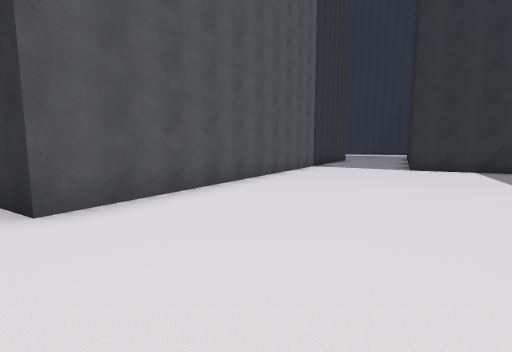
[1] (above)

19 first-person views from a walk through a scene from a Unity 3-D project. The camera is 1.5 m above the floor, tilts 6° down and sees 90° across. The floor is counted in squares, 2 m on a side. Each view is taken from the middle of a square. On the plan, view 1 faces up. The plan holds only what a view shows up to about 9 squares ahead; the rest is blank. The place goes on beyond the plan. The player is left out.

[2]
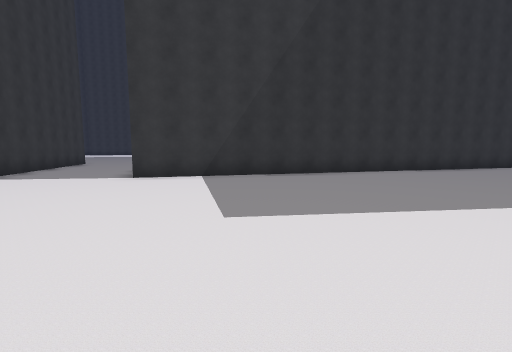

[3]
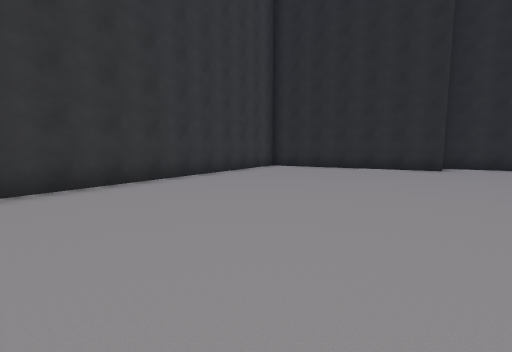

[4]
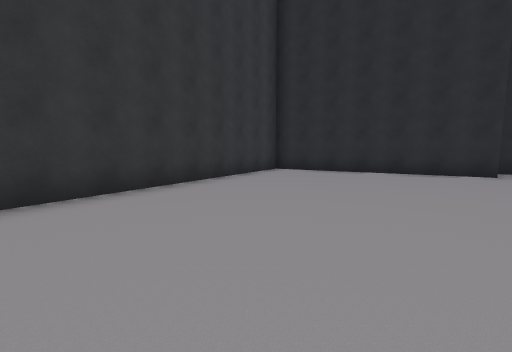

[5]
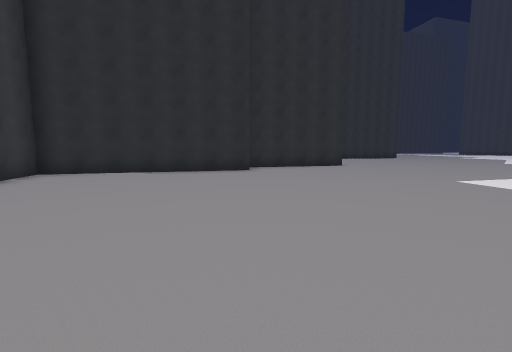

[6]
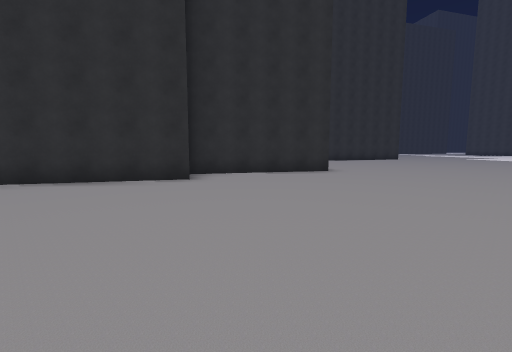

[7]
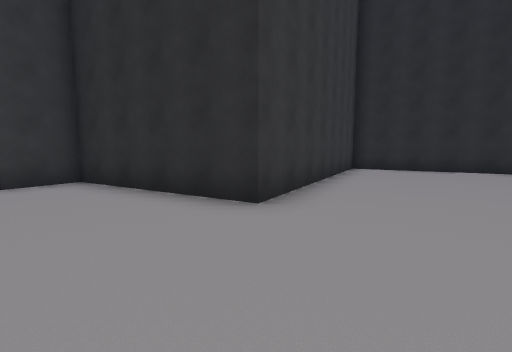

[8]
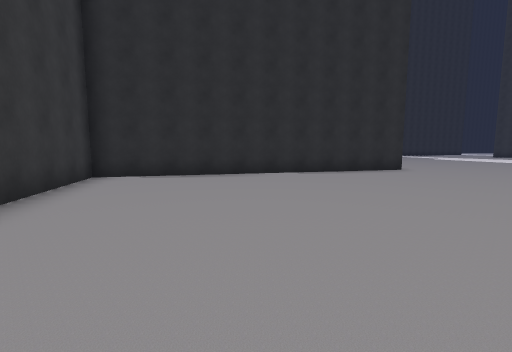

[9]
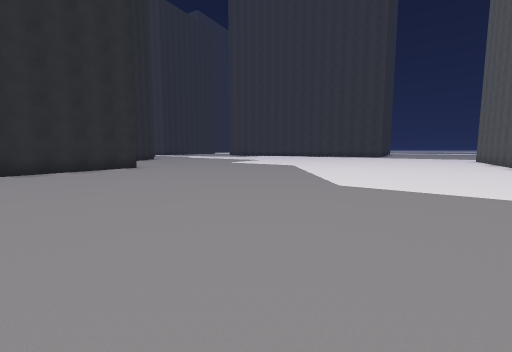

[10]
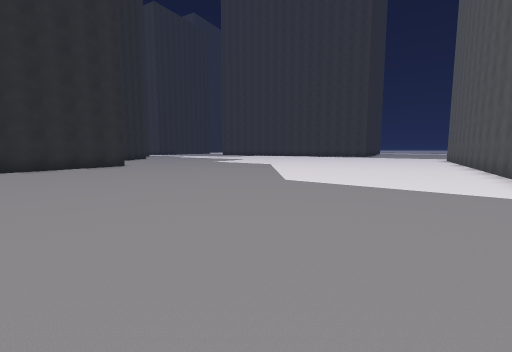

[11]
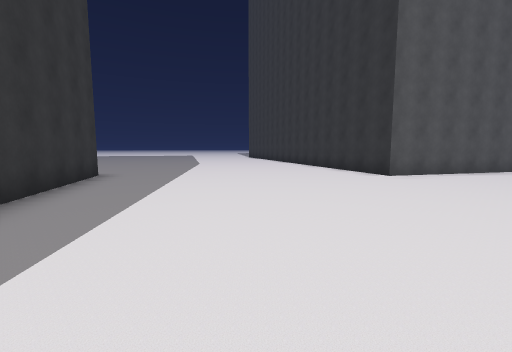

[12]
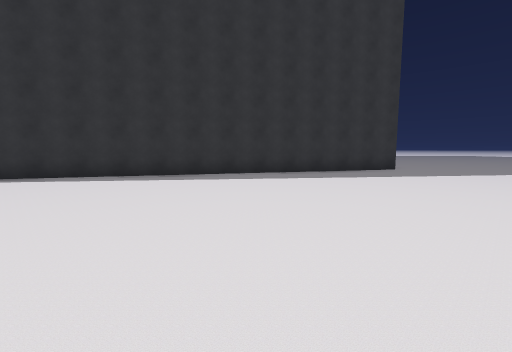

[13]
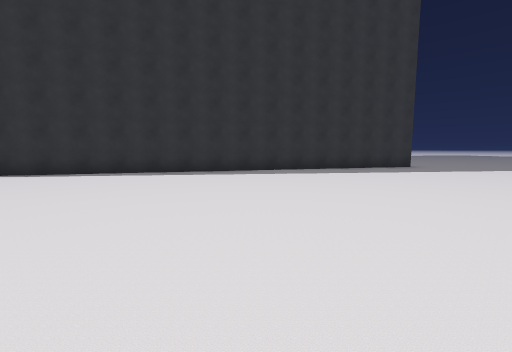

[14]
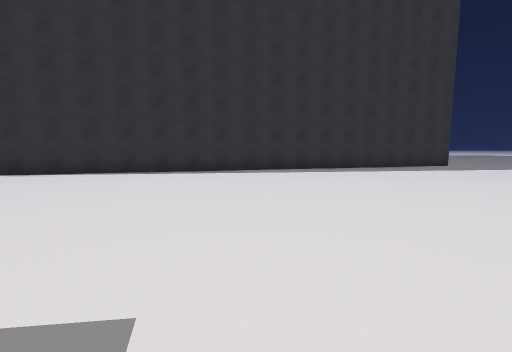

[15]
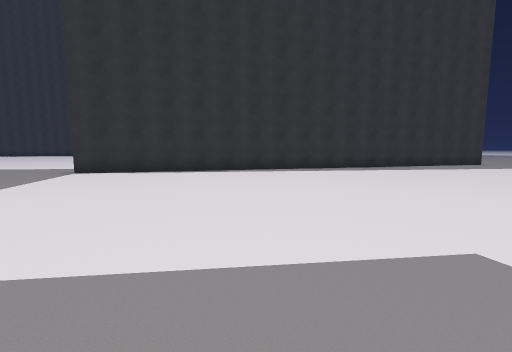

[16]
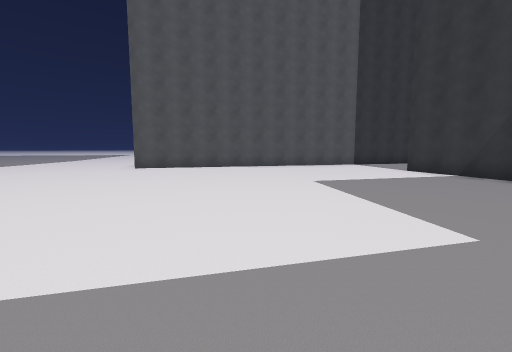

[17]
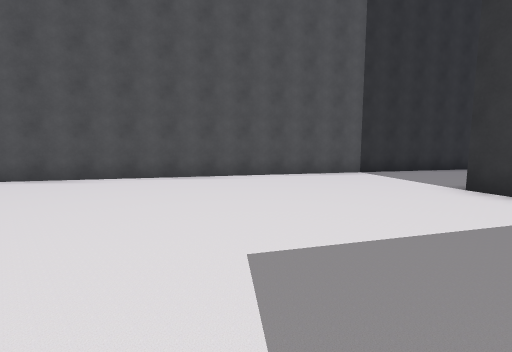

[18]
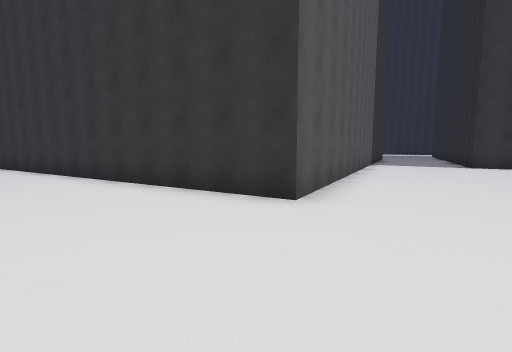

[19]
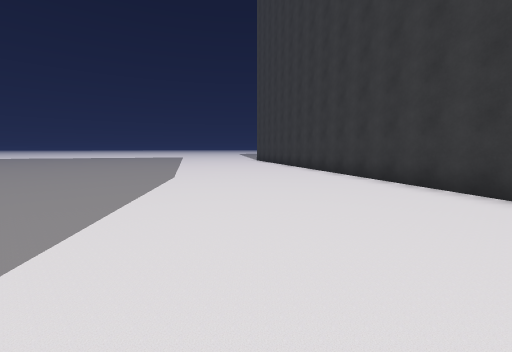

### Floor plan
Points are (right, up) in squares from view 1. A wall is a line through its corners. A room is listed if a view was taken in it or the views show most of it. See-through windows are left out.
Room 1 (views 1, 2, 3, 4, 5, 6, 7, 8, 9, 10, 11, 12, 13, 14, 15, 16, 17, 18, 19)
walls: (3.6, -16.4) (2.1, -19); (-8.4, -3) (6.5, -11.6); (16.3, -20.5) (20.8, -12.7) (14.5, -9) (16.8, -5) (15.7, -4.3) (18.9, 1.2) (5.4, 9); (3.9, 13.6) (-2.4, 2.7) (-9.6, 6.9)

Positions as (right, up) in squares from view 1, and headings:
1: (0, 0), facing up
2: (3, 2), facing up-right
3: (7, 2), facing right
4: (9, 2), facing right
5: (9, 2), facing down-right
6: (10, -1), facing down-right
7: (11, -9), facing right
8: (13, -11), facing down-right
9: (11, -11), facing down
10: (10, -10), facing down
11: (0, -5), facing up-left
12: (2, 0), facing down-left
13: (4, 0), facing down-left
14: (6, -1), facing down-left
15: (8, -2), facing down-left
16: (8, -1), facing up-left
17: (6, 3), facing up-left
18: (-3, -1), facing up
19: (-5, -1), facing up-left
